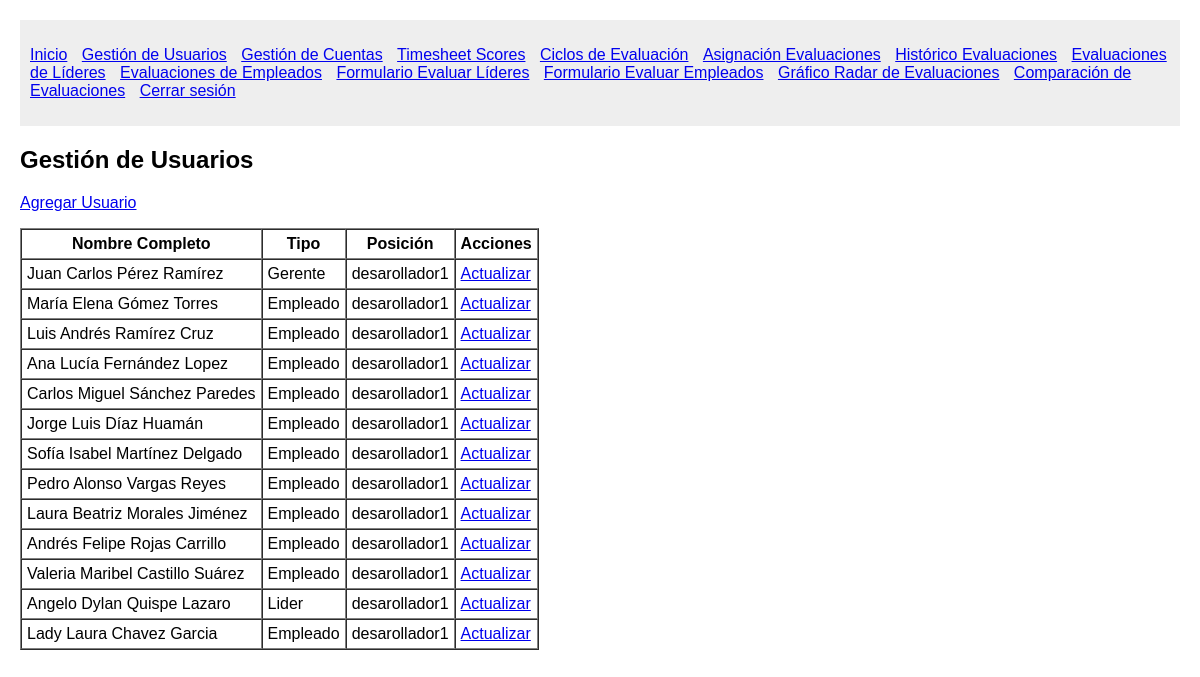
/users/ (signed in), run on the app's committed database.
### System/models.py (models this page shows)
class Usuario(models.Model):
    first_name = models.CharField(max_length=50)
    middle_name = models.CharField(max_length=50, blank=True, null=True)
    last_name = models.CharField(max_length=50)
    second_last_name = models.CharField(max_length=50, blank=True, null=True)
    user_type = models.CharField(max_length=50)
    position = models.ForeignKey(Position, on_delete=models.PROTECT)

class Position(models.Model):
    position_code = models.CharField(max_length=20)
    position_name = models.CharField(max_length=100)

### System/views.py (the view)
# urls.py: path('users/', views.manage_users, name='manage_users'),
@login_required
def manage_users(request):
    usuarios = Usuario.objects.all()
    return render(request, 'System/manage_users.html', {'usuarios': usuarios})

### System/views.py (called while the page is built)
def login_required(view_func):
    @wraps(view_func)
    def wrapped_view(request, *args, **kwargs):
        if not request.session.get('user_id'):
            return redirect('login')
        return view_func(request, *args, **kwargs)
    return wrapped_view

### System/templates/System/manage_users.html (shortened to what this page needs)
{% extends 'System/base.html' %}
{% load static %}
{% block content %}
    <h2>Gestión de Usuarios</h2>
    <p><a href="{% url 'add_user' %}">Agregar Usuario</a></p>
    <table border="1" cellspacing="0" cellpadding="5">
        <thead>
            <tr>
                <th>Nombre Completo</th>
                <th>Tipo</th>
                <th>Posición</th>
                <th>Acciones</th>
            </tr>
        </thead>
        <tbody>
            {% for usuario in usuarios %}
                <tr>
                    <td>
                        {{ usuario.first_name }}
                        {% if usuario.middle_name %}{{ usuario.middle_name }} {% endif %}
                        {{ usuario.last_name }}
                        {% if usuario.second_last_name %}{{ usuario.second_last_name }}{% endif %}
                    </td>
                    <td>{{ usuario.user_type }}</td>
                    <td>{{ usuario.position.position_name }}</td>
                    <td>
                        <a href="{% url 'update_user' usuario.id %}">Actualizar</a>
                    </td>
                </tr>
            {% empty %}
                <tr>
                    <td colspan="4">No hay usuarios registrados.</td>
                </tr>
            {% endfor %}
        </tbody>
    </table>
{% endblock %}

### System/static/css/styles.css (style rules this page uses)
body { font-family: Arial, sans-serif; margin: 20px; }

### data on the page
Usuario: first_name "Juan", middle_name "Carlos", last_name "Pérez", second_last_name "Ramírez", user_type "Gerente", position.position_name "desarollador1"
Usuario: first_name "María", middle_name "Elena", last_name "Gómez", second_last_name "Torres", user_type "Empleado", position.position_name "desarollador1"
Usuario: first_name "Luis", middle_name "Andrés", last_name "Ramírez", second_last_name "Cruz", user_type "Empleado", position.position_name "desarollador1"
Usuario: first_name "Ana", middle_name "Lucía", last_name "Fernández", second_last_name "Lopez", user_type "Empleado", position.position_name "desarollador1"
Usuario: first_name "Carlos", middle_name "Miguel", last_name "Sánchez", second_last_name "Paredes", user_type "Empleado", position.position_name "desarollador1"
Usuario: first_name "Jorge", middle_name "Luis", last_name "Díaz", second_last_name "Huamán", user_type "Empleado", position.position_name "desarollador1"
Usuario: first_name "Sofía", middle_name "Isabel", last_name "Martínez", second_last_name "Delgado", user_type "Empleado", position.position_name "desarollador1"
Usuario: first_name "Pedro", middle_name "Alonso", last_name "Vargas", second_last_name "Reyes", user_type "Empleado", position.position_name "desarollador1"
Usuario: first_name "Laura", middle_name "Beatriz", last_name "Morales", second_last_name "Jiménez", user_type "Empleado", position.position_name "desarollador1"
Usuario: first_name "Andrés", middle_name "Felipe", last_name "Rojas", second_last_name "Carrillo", user_type "Empleado", position.position_name "desarollador1"
Usuario: first_name "Valeria", middle_name "Maribel", last_name "Castillo", second_last_name "Suárez", user_type "Empleado", position.position_name "desarollador1"
Usuario: first_name "Angelo", middle_name "Dylan", last_name "Quispe", second_last_name "Lazaro", user_type "Lider", position.position_name "desarollador1"
Usuario: first_name "Lady", middle_name "Laura", last_name "Chavez", second_last_name "Garcia", user_type "Empleado", position.position_name "desarollador1"
